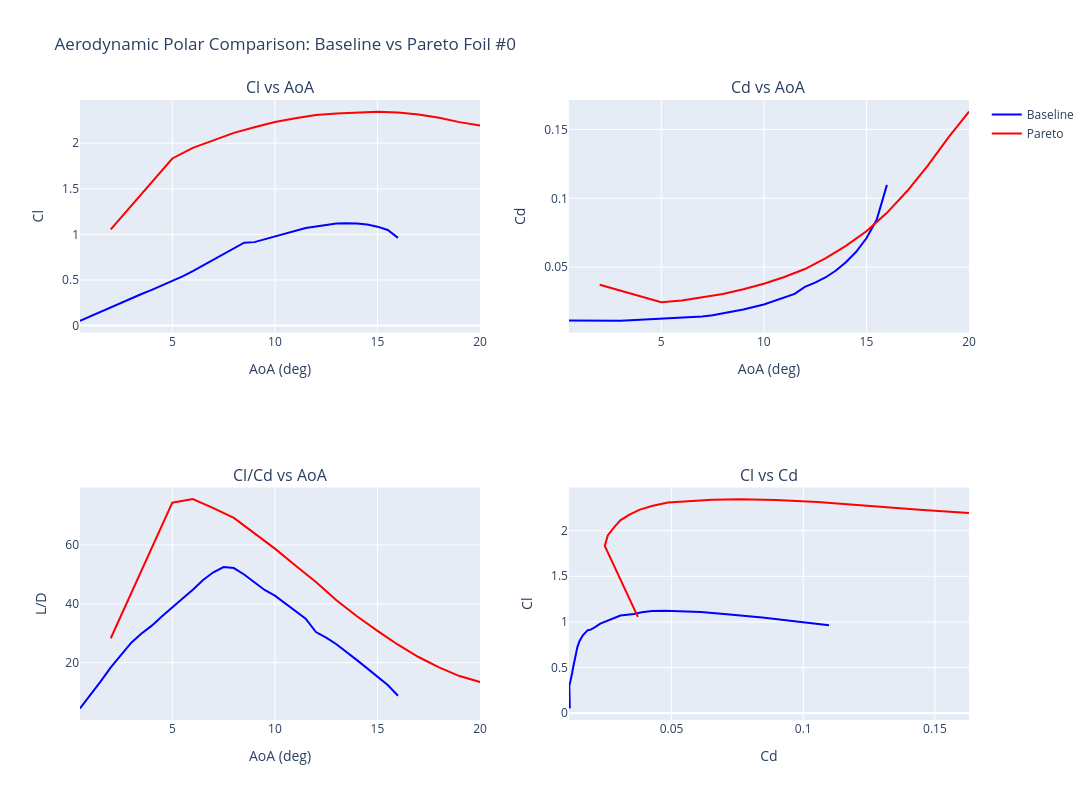

Notebook source saved alongside this figure:
### Code cell
# Load polar data for baseline and pareto foil
baseline_polar = np.genfromtxt("postProcess_data/baseline_Polar.txt", skip_header=12)
pareto_polar = np.genfromtxt(f"postProcess_data/pareto_Front_foil{desired_foil}_Polar.txt", skip_header=12)

# If either polar is empty, inform the user
if baseline_polar.size == 0:
    raise RuntimeError("Baseline polar file is empty or missing")
if pareto_polar.size == 0:
    raise RuntimeError("Pareto polar file is empty or missing")

baseline_aoa = baseline_polar[:, 0]
baseline_cl = baseline_polar[:, 1]
baseline_cd = baseline_polar[:, 2]
baseline_ld = baseline_cl / baseline_cd

pareto_aoa = pareto_polar[:, 0]
pareto_cl = pareto_polar[:, 1]
pareto_cd = pareto_polar[:, 2]
pareto_ld = pareto_cl / pareto_cd

# Create subplots: 2x2 grid
fig = make_subplots(
    rows=2, cols=2,
    subplot_titles=("Cl vs AoA", "Cd vs AoA", "Cl/Cd vs AoA", "Cl vs Cd")
)

# Cl vs AoA
fig.add_trace(go.Scatter(x=baseline_aoa, y=baseline_cl, mode='lines', name='Baseline', 
                         line=dict(color='blue', width=2)), row=1, col=1)
fig.add_trace(go.Scatter(x=pareto_aoa, y=pareto_cl, mode='lines', name='Pareto', 
                         line=dict(color='red', width=2)), row=1, col=1)

# Cd vs AoA
fig.add_trace(go.Scatter(x=baseline_aoa, y=baseline_cd, mode='lines', name='Baseline', 
                         line=dict(color='blue', width=2), showlegend=False), row=1, col=2)
fig.add_trace(go.Scatter(x=pareto_aoa, y=pareto_cd, mode='lines', name='Pareto', 
                         line=dict(color='red', width=2), showlegend=False), row=1, col=2)

# Cl/Cd vs AoA
fig.add_trace(go.Scatter(x=baseline_aoa, y=baseline_ld, mode='lines', name='Baseline', 
                         line=dict(color='blue', width=2), showlegend=False), row=2, col=1)
fig.add_trace(go.Scatter(x=pareto_aoa, y=pareto_ld, mode='lines', name='Pareto', 
                         line=dict(color='red', width=2), showlegend=False), row=2, col=1)

# Cl vs Cd
fig.add_trace(go.Scatter(x=baseline_cd, y=baseline_cl, mode='lines', name='Baseline', 
                         line=dict(color='blue', width=2), showlegend=False), row=2, col=2)
fig.add_trace(go.Scatter(x=pareto_cd, y=pareto_cl, mode='lines', name='Pareto', 
                         line=dict(color='red', width=2), showlegend=False), row=2, col=2)

# Update axes labels
fig.update_xaxes(title_text="AoA (deg)", row=1, col=1)
fig.update_yaxes(title_text="Cl", row=1, col=1)

fig.update_xaxes(title_text="AoA (deg)", row=1, col=2)
fig.update_yaxes(title_text="Cd", row=1, col=2)

fig.update_xaxes(title_text="AoA (deg)", row=2, col=1)
fig.update_yaxes(title_text="L/D", row=2, col=1)

fig.update_xaxes(title_text="Cd", row=2, col=2)
fig.update_yaxes(title_text="Cl", row=2, col=2)

fig.update_layout(title_text=f"Aerodynamic Polar Comparison: Baseline vs Pareto Foil #{desired_foil}",
                  template='plotly',
                  height=800,
                  width=1200,
                  hovermode='closest')

fig.show()

### Figure 1 — Plotly figure (JSON) as saved in the notebook; plotly's stock layout.template omitted (floating-point values rounded to 4 significant figures)
{"data": [{"line": {"color": "blue", "width": 2}, "mode": "lines", "name": "Baseline", "type": "scatter", "x": [0.5, 1.0, 1.5, 2.0, 2.5, 3.0, 3.5, 4.0, 4.5, 5.0, 5.5, 6.0, 6.5, 7.0, 7.5, 8.0, 8.5, 9.0, 9.5, 10.0, 11.5, 12.0, 12.5, 13.0, 13.5, 14.0, 14.5, 15.0, 15.5, 16.0], "xaxis": "x", "y": [0.051, 0.101, 0.1515, 0.2037, 0.2515, 0.2998, 0.346, 0.3902, 0.4389, 0.4886, 0.5387, 0.5963, 0.6589, 0.7229, 0.7911, 0.8557, 0.909, 0.9148, 0.9446, 0.9812, 1.07, 1.087, 1.106, 1.118, 1.123, 1.119, 1.107, 1.085, 1.048, 0.9617], "yaxis": "y"}, {"line": {"color": "red", "width": 2}, "mode": "lines", "name": "Pareto", "type": "scatter", "x": [2.0, 5.0, 6.0, 7.0, 8.0, 9.0, 10.0, 11.0, 12.0, 13.0, 14.0, 15.0, 16.0, 17.0, 18.0, 19.0, 20.0], "xaxis": "x", "y": [1.054, 1.833, 1.949, 2.032, 2.114, 2.176, 2.232, 2.273, 2.308, 2.327, 2.341, 2.346, 2.337, 2.314, 2.279, 2.231, 2.193], "yaxis": "y"}, {"line": {"color": "blue", "width": 2}, "mode": "lines", "name": "Baseline", "showlegend": false, "type": "scatter", "x": [0.5, 1.0, 1.5, 2.0, 2.5, 3.0, 3.5, 4.0, 4.5, 5.0, 5.5, 6.0, 6.5, 7.0, 7.5, 8.0, 8.5, 9.0, 9.5, 10.0, 11.5, 12.0, 12.5, 13.0, 13.5, 14.0, 14.5, 15.0, 15.5, 16.0], "xaxis": "x2", "y": [0.01136, 0.01128, 0.01116, 0.01106, 0.01104, 0.01118, 0.01157, 0.01197, 0.01226, 0.01255, 0.01287, 0.0133, 0.0137, 0.01425, 0.01507, 0.0164, 0.01819, 0.01933, 0.02112, 0.02293, 0.03059, 0.03574, 0.03874, 0.04255, 0.0474, 0.05356, 0.0612, 0.07097, 0.08444, 0.1098], "yaxis": "y2"}, {"line": {"color": "red", "width": 2}, "mode": "lines", "name": "Pareto", "showlegend": false, "type": "scatter", "x": [2.0, 5.0, 6.0, 7.0, 8.0, 9.0, 10.0, 11.0, 12.0, 13.0, 14.0, 15.0, 16.0, 17.0, 18.0, 19.0, 20.0], "xaxis": "x2", "y": [0.03721, 0.02464, 0.02578, 0.02801, 0.03055, 0.03401, 0.03798, 0.04289, 0.04867, 0.05643, 0.06544, 0.07607, 0.08947, 0.1055, 0.1239, 0.1442, 0.1629], "yaxis": "y2"}, {"line": {"color": "blue", "width": 2}, "mode": "lines", "name": "Baseline", "showlegend": false, "type": "scatter", "x": [0.5, 1.0, 1.5, 2.0, 2.5, 3.0, 3.5, 4.0, 4.5, 5.0, 5.5, 6.0, 6.5, 7.0, 7.5, 8.0, 8.5, 9.0, 9.5, 10.0, 11.5, 12.0, 12.5, 13.0, 13.5, 14.0, 14.5, 15.0, 15.5, 16.0], "xaxis": "x3", "y": [4.489, 8.954, 13.58, 18.42, 22.78, 26.82, 29.9, 32.6, 35.8, 38.93, 41.86, 44.83, 48.09, 50.73, 52.5, 52.18, 49.97, 47.33, 44.73, 42.79, 34.98, 30.42, 28.54, 26.28, 23.69, 20.9, 18.09, 15.28, 12.41, 8.76], "yaxis": "y3"}, {"line": {"color": "red", "width": 2}, "mode": "lines", "name": "Pareto", "showlegend": false, "type": "scatter", "x": [2.0, 5.0, 6.0, 7.0, 8.0, 9.0, 10.0, 11.0, 12.0, 13.0, 14.0, 15.0, 16.0, 17.0, 18.0, 19.0, 20.0], "xaxis": "x3", "y": [28.33, 74.38, 75.59, 72.56, 69.19, 63.98, 58.77, 53.01, 47.43, 41.24, 35.77, 30.85, 26.12, 21.94, 18.4, 15.47, 13.46], "yaxis": "y3"}, {"line": {"color": "blue", "width": 2}, "mode": "lines", "name": "Baseline", "showlegend": false, "type": "scatter", "x": [0.01136, 0.01128, 0.01116, 0.01106, 0.01104, 0.01118, 0.01157, 0.01197, 0.01226, 0.01255, 0.01287, 0.0133, 0.0137, 0.01425, 0.01507, 0.0164, 0.01819, 0.01933, 0.02112, 0.02293, 0.03059, 0.03574, 0.03874, 0.04255, 0.0474, 0.05356, 0.0612, 0.07097, 0.08444, 0.1098], "xaxis": "x4", "y": [0.051, 0.101, 0.1515, 0.2037, 0.2515, 0.2998, 0.346, 0.3902, 0.4389, 0.4886, 0.5387, 0.5963, 0.6589, 0.7229, 0.7911, 0.8557, 0.909, 0.9148, 0.9446, 0.9812, 1.07, 1.087, 1.106, 1.118, 1.123, 1.119, 1.107, 1.085, 1.048, 0.9617], "yaxis": "y4"}, {"line": {"color": "red", "width": 2}, "mode": "lines", "name": "Pareto", "showlegend": false, "type": "scatter", "x": [0.03721, 0.02464, 0.02578, 0.02801, 0.03055, 0.03401, 0.03798, 0.04289, 0.04867, 0.05643, 0.06544, 0.07607, 0.08947, 0.1055, 0.1239, 0.1442, 0.1629], "xaxis": "x4", "y": [1.054, 1.833, 1.949, 2.032, 2.114, 2.176, 2.232, 2.273, 2.308, 2.327, 2.341, 2.346, 2.337, 2.314, 2.279, 2.231, 2.193], "yaxis": "y4"}], "layout": {"annotations": [{"font": {"size": 16}, "showarrow": false, "text": "Cl vs AoA", "x": 0.225, "xanchor": "center", "xref": "paper", "y": 1, "yanchor": "bottom", "yref": "paper"}, {"font": {"size": 16}, "showarrow": false, "text": "Cd vs AoA", "x": 0.775, "xanchor": "center", "xref": "paper", "y": 1, "yanchor": "bottom", "yref": "paper"}, {"font": {"size": 16}, "showarrow": false, "text": "Cl/Cd vs AoA", "x": 0.225, "xanchor": "center", "xref": "paper", "y": 0.375, "yanchor": "bottom", "yref": "paper"}, {"font": {"size": 16}, "showarrow": false, "text": "Cl vs Cd", "x": 0.775, "xanchor": "center", "xref": "paper", "y": 0.375, "yanchor": "bottom", "yref": "paper"}], "height": 800, "hovermode": "closest", "title": {"text": "Aerodynamic Polar Comparison: Baseline vs Pareto Foil #0"}, "width": 1200, "xaxis": {"anchor": "y", "domain": [0, 0.45], "title": {"text": "AoA (deg)"}}, "xaxis2": {"anchor": "y2", "domain": [0.55, 1], "title": {"text": "AoA (deg)"}}, "xaxis3": {"anchor": "y3", "domain": [0, 0.45], "title": {"text": "AoA (deg)"}}, "xaxis4": {"anchor": "y4", "domain": [0.55, 1], "title": {"text": "Cd"}}, "yaxis": {"anchor": "x", "domain": [0.625, 1], "title": {"text": "Cl"}}, "yaxis2": {"anchor": "x2", "domain": [0.625, 1], "title": {"text": "Cd"}}, "yaxis3": {"anchor": "x3", "domain": [0, 0.375], "title": {"text": "L/D"}}, "yaxis4": {"anchor": "x4", "domain": [0, 0.375], "title": {"text": "Cl"}}}}
